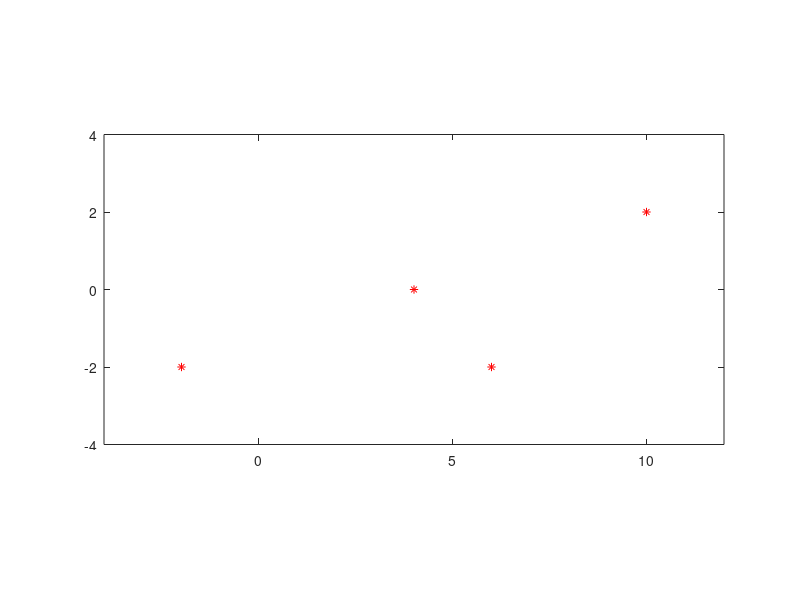

Here is the MATLAB script that generated this plot: (Note: this script raises an error after producing the figure.)
clear

px = [-2 4 6 10];
py = [-2 0 -2 2];
plot(px, py, 'r*')

axis([-4 12 -4 4])
axis equal
hold on

t0 = -1;
t1 = 0;
t2 = 2;
t3 = 3;

%x
syms a3 a2 a1 a0
eq = [a3 * t0^3 + a2 * t0^2 + a1 * t0^1 + a0 == px(1), ...
      a3 * t1^3 + a2 * t1^2 + a1 * t1^1 + a0 == px(2), ...
      a3 * t2^3 + a2 * t2^2 + a1 * t2^1 + a0 == px(3), ...
      a3 * t3^3 + a2 * t3^2 + a1 * t3^1 + a0 == px(4)
      ];
m = solve( eq, [a3 a2 a1 a0] );
syms t
x(t) = m.a3 * t^3 + m.a2 * t^2 + m.a1 * t^1 + m.a0;


%y
syms b3 b2 b1 b0
eq = [b3 * t0^3 + b2 * t0^2 + b1 * t0^1 + b0 == py(1), ...
      b3 * t1^3 + b2 * t1^2 + b1 * t1^1 + b0 == py(2), ...
      b3 * t2^3 + b2 * t2^2 + b1 * t2^1 + b0 == py(3), ...
      b3 * t3^3 + b2 * t3^2 + b1 * t3^1 + b0 == py(4)
      ];
m = solve( eq, [b3 b2 b1 b0] );
y(t) = m.b3 * t^3 + m.b2 * t^2 + m.b1 * t^1 + m.b0;

fplot(x, y, [t0 t3])
hold on

%erintovektor
xd(t) = diff(x, t);
yd(t) = diff(y, t);

quiver(x(t2), y(t2), xd(t2), yd(t2))
